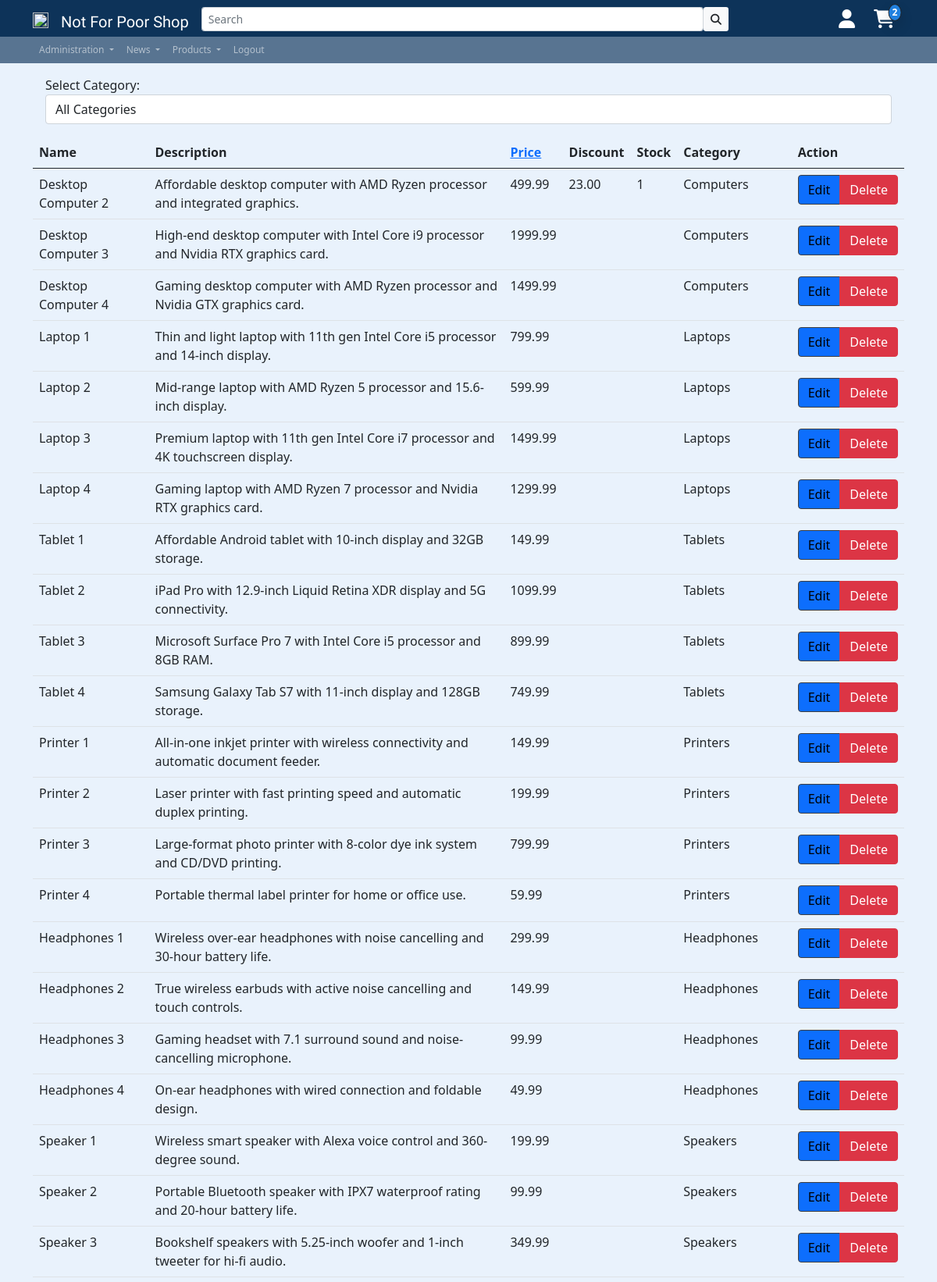
The app's page /app/inc/pgs/product_sellerpage.php (signed in, upper part) with its own data.
### tables this page shows
CREATE TABLE `products` (
  `id` int(11) NOT NULL,
  `seller_id` int(11) NOT NULL,
  `category_id` int(11) NOT NULL,
  `name` varchar(50) NOT NULL,
  `description` text DEFAULT NULL,
  `price` decimal(10,2) NOT NULL,
  `Discount` decimal(10,2) DEFAULT NULL,
  `Stock` int(11) DEFAULT NULL
);

CREATE TABLE `categories` (
  `id` int(11) NOT NULL,
  `name` varchar(50) NOT NULL
);

### app/inc/pgs/product_sellerpage.php (the view, shortened to what this page needs)
<!DOCTYPE html>
<html lang="en">
<head>
    <?php
    include '../includes/head.php';
    require_once('../../config/dbaccess.php');
    ?>
</head>
<body class="d-flex flex-column min-vh-100">
    <div class="container">
        <?php
        $db_obj = new mysqli($host, $user, $password, $database);
        $sql = 'SELECT * FROM categories';
        $stmt = $db_obj->prepare($sql);
        $stmt->execute();
        $result = $stmt->get_result();
        $categories = $result->fetch_all(MYSQLI_ASSOC);
        $selectedCategoryId = null;
        echo '<div class="m-3">';
        echo '<label for="category-select">Select Category:</label>';
        echo '<select class="form-control" id="category-select" onchange="changeCategory()">';
        echo '<option value="">All Categories</option>';
        echo '</select>';
        echo '</div>';
        $sql = 'SELECT * FROM products WHERE seller_id = ?';
        $stmt = $db_obj->prepare($sql);
        if ($selectedCategoryId) {
            $stmt->bind_param('ii', $_SESSION['seller_id'], $selectedCategoryId);
        } else {
            $stmt->bind_param('i', $_SESSION['seller_id']);
        }
        $stmt->execute();
        $result = $stmt->get_result();
        $products = $result->fetch_all(MYSQLI_ASSOC);
        if ($result) {
            echo '<table class="table">';
            echo '<thead><tr><th>Name</th><th>Description</th><th><a href="#" class="sortable" onclick="sortTable(2)">Price</a></th><th>Discount</th><th>Stock</th><th>Category</th><th>Action</th></tr></thead>';
            echo '<tbody>';
            foreach ($products as $product) {
                echo '<tr>';
                echo '<td>' . $product['name'] . '</td>';
                echo '<td>' . $product['description'] . '</td>';
                echo '<td>' . $product['price'] . '</td>';
                echo '<td>' . $product['Discount'] . '</td>';
                echo '<td>' . $product['Stock'] . '</td>';
                echo '<td>' . getCategoryName($product['category_id']) . '</td>';
                echo '<td><div class="btn-group" role="group" aria-label="Product Actions"><a href="#" onclick="editProduct(' . $product['id'] . ')" class="btn btn-primary">Edit</a><a href="#" onclick="deleteProduct(' . $product['id'] . ')" class="btn btn-danger">Delete</a></div></td>';
                echo '</tr>';
            }
            echo '</tbody>';
            echo '</table>';
        } else {
            echo 'Error executing query: ' . $stmt->error;
        }
        function getCategoryName($categoryId)
        {
            global $categories;
            foreach ($categories as $category) {
                if ($category['id'] == $categoryId) {
                    return $category['name'];
                }
            }
            return 'N/A';
        }
        ?>
    </div>
</body>
</html>

### app/res/css/styles.css (style rules this page uses)
html { height: 100%; }
body { background-color: #e9f2fc; font-family: "Segoe UI", Tahoma, Geneva, Verdana, sans-serif; background-image: none; background-repeat: no-repeat; background-position: center; background-attachment: fixed; }
.btn-primary, .btn-outline-primary, .btn-primary:hover, .btn-primary:active, .btn-primary:visited .acco { background-color: 016df0 !important; border-width: 1px; border-color: rgb(62, 62, 62); color: rgb(0, 0, 0); }

### app/inc/pgs/product_sellerpage.php (style rules this page uses)
.sortable { cursor: pointer; }

### records on screen
products: name "Desktop Computer 2", description "Affordable desktop computer with AMD Ryzen processor and integrated graphics.", price "499.99", Discount "23.00", Stock "1", category.name "Computers"
products: name "Desktop Computer 3", description "High-end desktop computer with Intel Core i9 processor and Nvidia RTX graphics card.", price "1999.99", category.name "Computers"
products: name "Desktop Computer 4", description "Gaming desktop computer with AMD Ryzen processor and Nvidia GTX graphics card.", price "1499.99", category.name "Computers"
products: name "Laptop 1", description "Thin and light laptop with 11th gen Intel Core i5 processor and 14-inch display.", price "799.99", category.name "Laptops"
products: name "Laptop 2", description "Mid-range laptop with AMD Ryzen 5 processor and 15.6-inch display.", price "599.99", category.name "Laptops"
products: name "Laptop 3", description "Premium laptop with 11th gen Intel Core i7 processor and 4K touchscreen display.", price "1499.99", category.name "Laptops"
products: name "Laptop 4", description "Gaming laptop with AMD Ryzen 7 processor and Nvidia RTX graphics card.", price "1299.99", category.name "Laptops"
products: name "Tablet 1", description "Affordable Android tablet with 10-inch display and 32GB storage.", price "149.99", category.name "Tablets"
products: name "Tablet 2", description "iPad Pro with 12.9-inch Liquid Retina XDR display and 5G connectivity.", price "1099.99", category.name "Tablets"
products: name "Tablet 3", description "Microsoft Surface Pro 7 with Intel Core i5 processor and 8GB RAM.", price "899.99", category.name "Tablets"
products: name "Tablet 4", description "Samsung Galaxy Tab S7 with 11-inch display and 128GB storage.", price "749.99", category.name "Tablets"
products: name "Printer 1", description "All-in-one inkjet printer with wireless connectivity and automatic document feeder.", price "149.99", category.name "Printers"
products: name "Printer 2", description "Laser printer with fast printing speed and automatic duplex printing.", price "199.99", category.name "Printers"
products: name "Printer 3", description "Large-format photo printer with 8-color dye ink system and CD/DVD printing.", price "799.99", category.name "Printers"
products: name "Printer 4", description "Portable thermal label printer for home or office use.", price "59.99", category.name "Printers"
products: name "Headphones 1", description "Wireless over-ear headphones with noise cancelling and 30-hour battery life.", price "299.99", category.name "Headphones"
products: name "Headphones 2", description "True wireless earbuds with active noise cancelling and touch controls.", price "149.99", category.name "Headphones"
products: name "Headphones 3", description "Gaming headset with 7.1 surround sound and noise-cancelling microphone.", price "99.99", category.name "Headphones"
products: name "Headphones 4", description "On-ear headphones with wired connection and foldable design.", price "49.99", category.name "Headphones"
products: name "Speaker 1", description "Wireless smart speaker with Alexa voice control and 360-degree sound.", price "199.99", category.name "Speakers"
products: name "Speaker 2", description "Portable Bluetooth speaker with IPX7 waterproof rating and 20-hour battery life.", price "99.99", category.name "Speakers"
products: name "Speaker 3", description "Bookshelf speakers with 5.25-inch woofer and 1-inch tweeter for hi-fi audio.", price "349.99", category.name "Speakers"

### other values on screen
$currentShoppingcartAmount "2"
